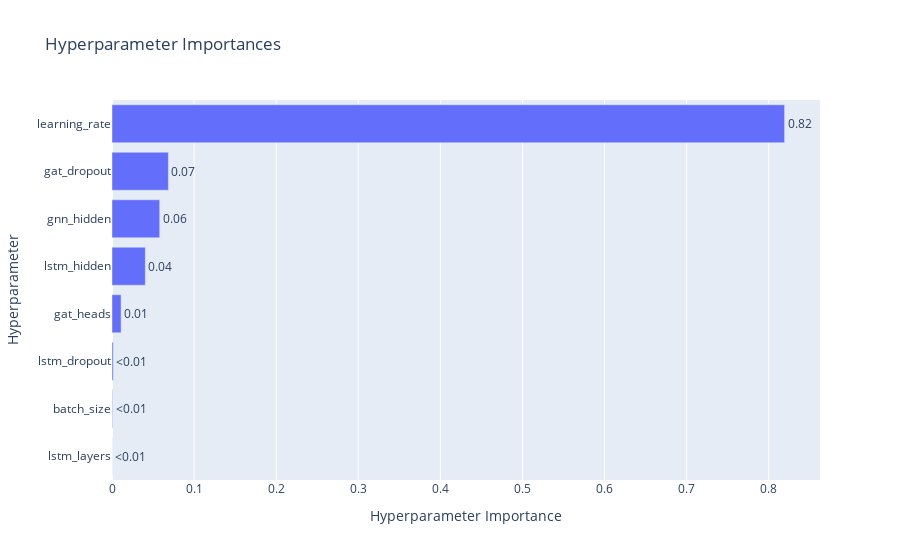

The notebook cell this image was saved under:
### Code cell
fig = optuna.visualization.plot_param_importances(sho_gat_study)
show(fig)

### Figure 1 — Plotly figure (JSON) as saved in the notebook; plotly's stock layout.template omitted (floating-point values rounded to 4 significant figures)
{"data": [{"cliponaxis": false, "hovertemplate": ["lstm_layers (IntDistribution): 5.8496177875738854e-05<extra></extra>", "batch_size (IntDistribution): 0.000638342177845039<extra></extra>", "lstm_dropout (FloatDistribution): 0.0015071491874884464<extra></extra>", "gat_heads (IntDistribution): 0.01108587648105428<extra></extra>", "lstm_hidden (IntDistribution): 0.04059768371534644<extra></extra>", "gnn_hidden (IntDistribution): 0.058129972129831314<extra></extra>", "gat_dropout (FloatDistribution): 0.06866440422487724<extra></extra>", "learning_rate (FloatDistribution): 0.8193180759056814<extra></extra>"], "name": "Objective Value", "orientation": "h", "text": ["<0.01", "<0.01", "<0.01", "0.01", "0.04", "0.06", "0.07", "0.82"], "textposition": "outside", "type": "bar", "x": [5.85e-05, 0.0006383, 0.001507, 0.01109, 0.0406, 0.05813, 0.06866, 0.8193], "y": ["lstm_layers", "batch_size", "lstm_dropout", "gat_heads", "lstm_hidden", "gnn_hidden", "gat_dropout", "learning_rate"]}], "layout": {"title": {"text": "Hyperparameter Importances"}, "xaxis": {"title": {"text": "Hyperparameter Importance"}}, "yaxis": {"title": {"text": "Hyperparameter"}}}}
